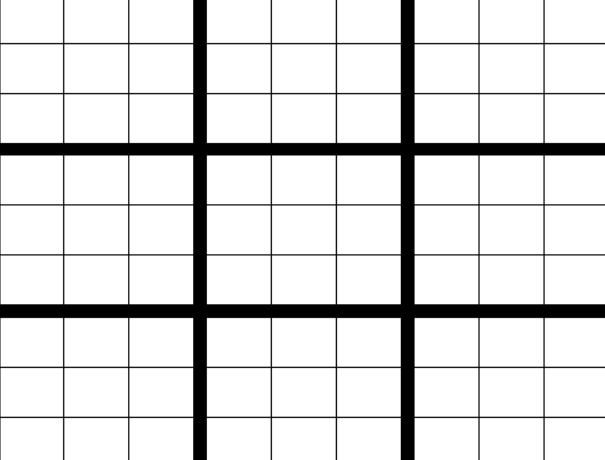
#> input picture class_exercises/lines.png, 605 x 460 px
$ python ex9.py
#> lines starting #> are read from the running program, lines starting #| are printed output that depends on the picture
# Name: Ofir Cohen
# ID: 312255847
# Date: 15/12/2019

import cv2
import numpy as np
import matplotlib.pyplot as plt


def plot_images(original, lines):
	'''
	Plotting the Original image and the Edged image
	'''
	plt.figure(figsize=(20,20))
	plt.subplot(121)
	plt.imshow(lines, cmap='gray')
	plt.title('Thick lines')
	plt.xticks([])
	plt.yticks([])
	plt.subplot(122)
	plt.imshow(original, cmap='gray')
	plt.title('Original')
	plt.xticks([])
	plt.yticks([])
	plt.show()


def keep_thick_lines(img):
	kernel = np.ones((5,5), np.uint8)
	dilate = cv2.dilate(img, kernel)
	erode = cv2.erode(dilate, kernel)
	return erode


def main():
	img = cv2.imread('lines.png')
#> img is the input picture: shape (460, 605, 3); min 0, max 255, mean 222.4
	gray = cv2.cvtColor(img,cv2.COLOR_BGR2GRAY)

	thick_lines = keep_thick_lines(gray)
#> in keep_thick_lines, `dilate = cv2.dilate(img, kernel)`:
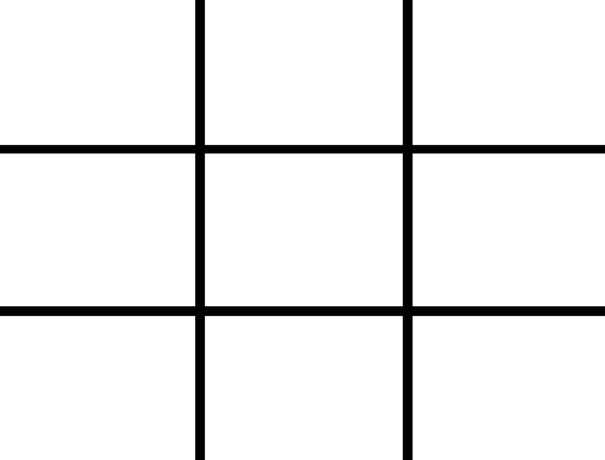
#> dilate: shape (460, 605); min 0, max 255, mean 237
#> in keep_thick_lines, `erode = cv2.erode(dilate, kernel)`:
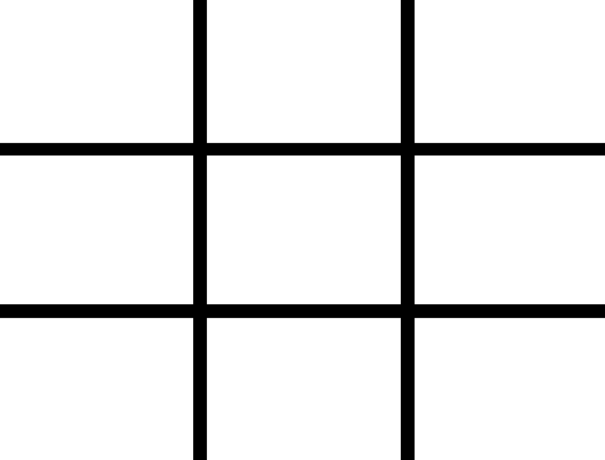
#> erode: shape (460, 605); min 0, max 255, mean 229.6

	plot_images(img, thick_lines)
#> in plot_images, `plt.show()`:
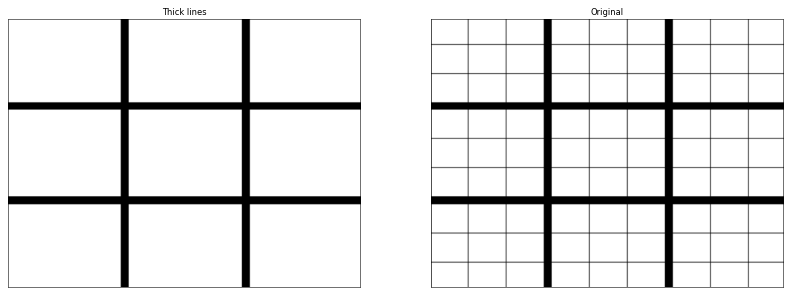
#> figure drawn by matplotlib, 2 panels


if __name__ == "__main__":
	main()
